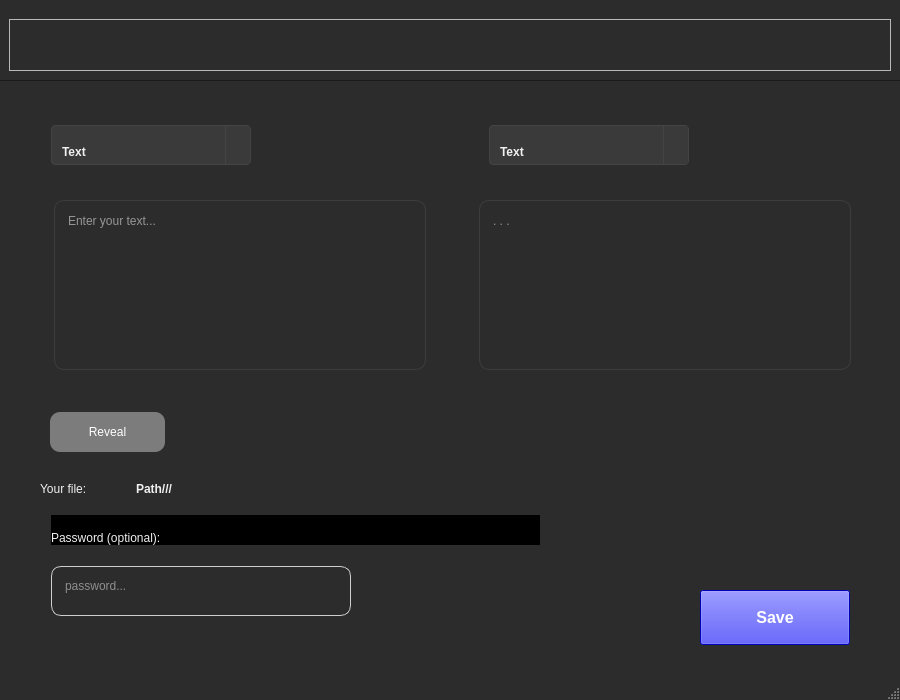
<?xml version="1.0" encoding="UTF-8"?>
<ui version="4.0">
 <class>MainWindow</class>
 <widget class="QMainWindow" name="MainWindow">
  <property name="geometry">
   <rect>
    <x>0</x>
    <y>0</y>
    <width>900</width>
    <height>700</height>
   </rect>
  </property>
  <property name="windowTitle">
   <string>Whisper</string>
  </property>
  <property name="windowIcon">
   <iconset>
    <normaloff>../StartWindow/imgs/smallW (2).png</normaloff>../StartWindow/imgs/smallW (2).png</iconset>
  </property>
  <property name="styleSheet">
   <string notr="true">QMainWindow {
	background-color: #2c2c2c; 
}

QComboBox {
    background-color: #3a3a3a;
    color: #f0f0f0;
    border: 1px solid #444444;
    border-radius: 4px;
	padding-top: 13px; 
	padding-left: 10px;
}

QComboBox:hover {
    background-color: #444444;
}

QComboBox::drop-down {
    background-color: #3a3a3a;
    border-left: 1px solid #444444;
    width: 24px;
}

QComboBox::down-arrow {
    image: url(:/icons/down-arrow.svg);  /* make sure the image exists in resources */
    width: 12px;
    height: 12px;
}
</string>
  </property>
  <widget class="QWidget" name="centralwidget">
   <widget class="QFrame" name="logoBigFrame">
    <property name="geometry">
     <rect>
      <x>0</x>
      <y>10</y>
      <width>900</width>
      <height>71</height>
     </rect>
    </property>
    <property name="styleSheet">
     <string notr="true">#logoBigFrame {
    border: none;
    border-bottom: 1px solid #1a1a1a; /* Change color &amp; thickness as needed */
}
</string>
    </property>
    <property name="frameShape">
     <enum>QFrame::StyledPanel</enum>
    </property>
    <property name="frameShadow">
     <enum>QFrame::Raised</enum>
    </property>
    <layout class="QHBoxLayout" name="horizontalLayout">
     <item>
      <widget class="QFrame" name="logoSmallFrame">
       <property name="frameShape">
        <enum>QFrame::StyledPanel</enum>
       </property>
       <property name="frameShadow">
        <enum>QFrame::Raised</enum>
       </property>
       <widget class="QLabel" name="whisperLogo">
        <property name="geometry">
         <rect>
          <x>30</x>
          <y>10</y>
          <width>130</width>
          <height>41</height>
         </rect>
        </property>
        <property name="text">
         <string/>
        </property>
        <property name="pixmap">
         <pixmap>../HideMessage/imgs/WhisperLogo.png</pixmap>
        </property>
        <property name="scaledContents">
         <bool>true</bool>
        </property>
        <property name="alignment">
         <set>Qt::AlignCenter</set>
        </property>
        <property name="wordWrap">
         <bool>false</bool>
        </property>
       </widget>
      </widget>
     </item>
    </layout>
   </widget>
   <widget class="QWidget" name="passwordWidget" native="true">
    <property name="geometry">
     <rect>
      <x>40</x>
      <y>515</y>
      <width>500</width>
      <height>153</height>
     </rect>
    </property>
    <property name="minimumSize">
     <size>
      <width>500</width>
      <height>0</height>
     </size>
    </property>
    <property name="maximumSize">
     <size>
      <width>500</width>
      <height>16777215</height>
     </size>
    </property>
    <layout class="QVBoxLayout" name="verticalLayout_3">
     <property name="spacing">
      <number>0</number>
     </property>
     <property name="leftMargin">
      <number>11</number>
     </property>
     <item>
      <widget class="QLabel" name="passwordLabel">
       <property name="minimumSize">
        <size>
         <width>59</width>
         <height>30</height>
        </size>
       </property>
       <property name="maximumSize">
        <size>
         <width>16777215</width>
         <height>30</height>
        </size>
       </property>
       <property name="font">
        <font>
         <family>Segoe UI</family>
         <pointsize>9</pointsize>
        </font>
       </property>
       <property name="styleSheet">
        <string notr="true">#passwordLabel {
	color: #f0f0f0;  
	background-color: black;
}</string>
       </property>
       <property name="text">
        <string>Password (optional):</string>
       </property>
       <property name="alignment">
        <set>Qt::AlignBottom|Qt::AlignLeading|Qt::AlignLeft</set>
       </property>
       <property name="margin">
        <number>4</number>
       </property>
      </widget>
     </item>
     <item>
      <widget class="QWidget" name="passwordAndButtonsWidget" native="true">
       <property name="maximumSize">
        <size>
         <width>805</width>
         <height>16777215</height>
        </size>
       </property>
       <property name="styleSheet">
        <string notr="true">#passwordAndButtonsWidget {
	qproperty-alignment: 'AlignLeft';
}</string>
       </property>
       <layout class="QHBoxLayout" name="horizontalLayout_3">
        <property name="spacing">
         <number>128</number>
        </property>
        <property name="leftMargin">
         <number>0</number>
        </property>
        <property name="topMargin">
         <number>0</number>
        </property>
        <property name="rightMargin">
         <number>0</number>
        </property>
        <property name="bottomMargin">
         <number>30</number>
        </property>
        <item>
         <widget class="QWidget" name="suggestedWidget" native="true">
          <property name="maximumSize">
           <size>
            <width>512</width>
            <height>16777215</height>
           </size>
          </property>
          <layout class="QHBoxLayout" name="horizontalLayout_7">
           <property name="leftMargin">
            <number>0</number>
           </property>
           <property name="rightMargin">
            <number>200</number>
           </property>
           <item>
            <widget class="QWidget" name="passwordInputWidget" native="true">
             <property name="minimumSize">
              <size>
               <width>300</width>
               <height>50</height>
              </size>
             </property>
             <property name="maximumSize">
              <size>
               <width>300</width>
               <height>50</height>
              </size>
             </property>
             <property name="styleSheet">
              <string notr="true">#passwordInputWidget {
	border: 1px solid #cecece;
	border-radius: 10px;
}</string>
             </property>
             <layout class="QHBoxLayout" name="horizontalLayout_5">
              <item>
               <widget class="QPlainTextEdit" name="passwordPlainTextEdit">
                <property name="minimumSize">
                 <size>
                  <width>280</width>
                  <height>0</height>
                 </size>
                </property>
                <property name="maximumSize">
                 <size>
                  <width>280</width>
                  <height>16777215</height>
                 </size>
                </property>
                <property name="font">
                 <font>
                  <family>Segoe UI</family>
                  <pointsize>9</pointsize>
                 </font>
                </property>
                <property name="styleSheet">
                 <string notr="true">#passwordPlainTextEdit {
	background-color: #2c2c2c;
	color: #f0f0f0;
	border: none;
}</string>
                </property>
                <property name="verticalScrollBarPolicy">
                 <enum>Qt::ScrollBarAlwaysOff</enum>
                </property>
                <property name="horizontalScrollBarPolicy">
                 <enum>Qt::ScrollBarAsNeeded</enum>
                </property>
                <property name="placeholderText">
                 <string>password...</string>
                </property>
               </widget>
              </item>
             </layout>
            </widget>
           </item>
          </layout>
         </widget>
        </item>
       </layout>
      </widget>
     </item>
    </layout>
   </widget>
   <widget class="QWidget" name="convertFrame" native="true">
    <property name="geometry">
     <rect>
      <x>40</x>
      <y>120</y>
      <width>831</width>
      <height>291</height>
     </rect>
    </property>
    <widget class="QWidget" name="comboBoxeswidget" native="true">
     <property name="geometry">
      <rect>
       <x>0</x>
       <y>0</y>
       <width>671</width>
       <height>61</height>
      </rect>
     </property>
     <property name="minimumSize">
      <size>
       <width>671</width>
       <height>61</height>
      </size>
     </property>
     <property name="maximumSize">
      <size>
       <width>671</width>
       <height>61</height>
      </size>
     </property>
     <widget class="QComboBox" name="fromComboBox">
      <property name="geometry">
       <rect>
        <x>11</x>
        <y>5</y>
        <width>200</width>
        <height>40</height>
       </rect>
      </property>
      <property name="minimumSize">
       <size>
        <width>200</width>
        <height>40</height>
       </size>
      </property>
      <property name="maximumSize">
       <size>
        <width>200</width>
        <height>40</height>
       </size>
      </property>
      <property name="font">
       <font>
        <family>Segoe UI</family>
        <pointsize>9</pointsize>
        <weight>75</weight>
        <bold>true</bold>
       </font>
      </property>
      <item>
       <property name="text">
        <string>Text</string>
       </property>
      </item>
      <item>
       <property name="text">
        <string>Image</string>
       </property>
      </item>
      <item>
       <property name="text">
        <string>Audio</string>
       </property>
      </item>
     </widget>
     <widget class="QComboBox" name="toComboBox">
      <property name="geometry">
       <rect>
        <x>449</x>
        <y>5</y>
        <width>200</width>
        <height>40</height>
       </rect>
      </property>
      <property name="minimumSize">
       <size>
        <width>200</width>
        <height>40</height>
       </size>
      </property>
      <property name="maximumSize">
       <size>
        <width>200</width>
        <height>40</height>
       </size>
      </property>
      <property name="font">
       <font>
        <family>Segoe UI</family>
        <pointsize>9</pointsize>
        <weight>75</weight>
        <bold>true</bold>
       </font>
      </property>
      <item>
       <property name="text">
        <string>Text</string>
       </property>
      </item>
      <item>
       <property name="text">
        <string>Image</string>
       </property>
      </item>
     </widget>
    </widget>
    <widget class="QWidget" name="convertionWidget" native="true">
     <property name="geometry">
      <rect>
       <x>0</x>
       <y>60</y>
       <width>831</width>
       <height>221</height>
      </rect>
     </property>
     <layout class="QHBoxLayout" name="horizontalLayout_4">
      <property name="spacing">
       <number>13</number>
      </property>
      <property name="leftMargin">
       <number>14</number>
      </property>
      <item>
       <widget class="QStackedWidget" name="fromStackedWidget">
        <property name="currentIndex">
         <number>0</number>
        </property>
        <widget class="QWidget" name="fromTextWidget">
         <widget class="QWidget" name="fromWidget_textTotext" native="true">
          <property name="geometry">
           <rect>
            <x>0</x>
            <y>20</y>
            <width>372</width>
            <height>170</height>
           </rect>
          </property>
          <property name="minimumSize">
           <size>
            <width>372</width>
            <height>170</height>
           </size>
          </property>
          <property name="maximumSize">
           <size>
            <width>372</width>
            <height>170</height>
           </size>
          </property>
          <property name="styleSheet">
           <string notr="true">QWidget {
	border: 1px solid #3d3d3d;
	border-radius: 10px;
}</string>
          </property>
          <widget class="QPlainTextEdit" name="fromPlainTextEdit">
           <property name="geometry">
            <rect>
             <x>10</x>
             <y>10</y>
             <width>353</width>
             <height>151</height>
            </rect>
           </property>
           <property name="minimumSize">
            <size>
             <width>353</width>
             <height>151</height>
            </size>
           </property>
           <property name="maximumSize">
            <size>
             <width>353</width>
             <height>171</height>
            </size>
           </property>
           <property name="font">
            <font>
             <family>Segoe UI</family>
             <pointsize>9</pointsize>
            </font>
           </property>
           <property name="styleSheet">
            <string notr="true">QPlainTextEdit {
	border: none;
	background-color: #2c2c2c;
	color: white;
	border-radius: 10px;
}</string>
           </property>
           <property name="placeholderText">
            <string>Enter your text...</string>
           </property>
          </widget>
         </widget>
        </widget>
        <widget class="QWidget" name="fromImgWidget">
         <widget class="QWidget" name="toWidget_fromImg" native="true">
          <property name="geometry">
           <rect>
            <x>0</x>
            <y>20</y>
            <width>372</width>
            <height>170</height>
           </rect>
          </property>
          <property name="sizePolicy">
           <sizepolicy hsizetype="Ignored" vsizetype="Preferred">
            <horstretch>0</horstretch>
            <verstretch>0</verstretch>
           </sizepolicy>
          </property>
          <property name="minimumSize">
           <size>
            <width>372</width>
            <height>170</height>
           </size>
          </property>
          <property name="maximumSize">
           <size>
            <width>372</width>
            <height>170</height>
           </size>
          </property>
          <property name="cursor">
           <cursorShape>PointingHandCursor</cursorShape>
          </property>
          <property name="autoFillBackground">
           <bool>false</bool>
          </property>
          <property name="styleSheet">
           <string notr="true">QWidget {
	border: 1px solid #3d3d3d;
	border-radius: 10px;
}</string>
          </property>
          <layout class="QVBoxLayout" name="verticalLayout_5">
           <property name="spacing">
            <number>20</number>
           </property>
           <property name="leftMargin">
            <number>80</number>
           </property>
           <property name="rightMargin">
            <number>80</number>
           </property>
           <item>
            <widget class="QWidget" name="widget_4" native="true">
             <property name="maximumSize">
              <size>
               <width>16777215</width>
               <height>88</height>
              </size>
             </property>
             <property name="styleSheet">
              <string notr="true">QWidget {
	border: none;
}

QLabel {
	border: none;
}</string>
             </property>
             <layout class="QVBoxLayout" name="verticalLayout_6">
              <property name="topMargin">
               <number>0</number>
              </property>
              <property name="rightMargin">
               <number>47</number>
              </property>
              <item>
               <widget class="QLabel" name="label_4">
                <property name="minimumSize">
                 <size>
                  <width>0</width>
                  <height>88</height>
                 </size>
                </property>
                <property name="maximumSize">
                 <size>
                  <width>120</width>
                  <height>90</height>
                 </size>
                </property>
                <property name="layoutDirection">
                 <enum>Qt::RightToLeft</enum>
                </property>
                <property name="text">
                 <string/>
                </property>
                <property name="pixmap">
                 <pixmap>../HideMessage/icons/cloud-arrow-up-svgrepo-com.svg</pixmap>
                </property>
                <property name="scaledContents">
                 <bool>true</bool>
                </property>
                <property name="wordWrap">
                 <bool>false</bool>
                </property>
                <property name="margin">
                 <number>1</number>
                </property>
               </widget>
              </item>
             </layout>
            </widget>
           </item>
           <item>
            <widget class="QWidget" name="widget_5" native="true">
             <property name="maximumSize">
              <size>
               <width>16777215</width>
               <height>88</height>
              </size>
             </property>
             <property name="styleSheet">
              <string notr="true">QWidget {
	border: none;
}

QLabel {
	border: none;
}</string>
             </property>
             <layout class="QVBoxLayout" name="verticalLayout_7">
              <property name="leftMargin">
               <number>55</number>
              </property>
              <property name="topMargin">
               <number>0</number>
              </property>
              <item>
               <widget class="QPushButton" name="fromBrowseButton_img">
                <property name="minimumSize">
                 <size>
                  <width>100</width>
                  <height>35</height>
                 </size>
                </property>
                <property name="maximumSize">
                 <size>
                  <width>100</width>
                  <height>35</height>
                 </size>
                </property>
                <property name="font">
                 <font>
                  <family>Segoe UI</family>
                 </font>
                </property>
                <property name="styleSheet">
                 <string notr="true">QPushButton {
	background-color: #7c7c7c;
	color: white;
}</string>
                </property>
                <property name="text">
                 <string>Browse</string>
                </property>
               </widget>
              </item>
             </layout>
            </widget>
           </item>
          </layout>
         </widget>
        </widget>
        <widget class="QWidget" name="fromAudioWidget">
         <widget class="QWidget" name="fromWidget_audioTotext" native="true">
          <property name="geometry">
           <rect>
            <x>0</x>
            <y>20</y>
            <width>372</width>
            <height>170</height>
           </rect>
          </property>
          <property name="sizePolicy">
           <sizepolicy hsizetype="Ignored" vsizetype="Preferred">
            <horstretch>0</horstretch>
            <verstretch>0</verstretch>
           </sizepolicy>
          </property>
          <property name="minimumSize">
           <size>
            <width>372</width>
            <height>170</height>
           </size>
          </property>
          <property name="maximumSize">
           <size>
            <width>372</width>
            <height>170</height>
           </size>
          </property>
          <property name="cursor">
           <cursorShape>PointingHandCursor</cursorShape>
          </property>
          <property name="autoFillBackground">
           <bool>false</bool>
          </property>
          <property name="styleSheet">
           <string notr="true">QWidget {
	border: 1px solid #3d3d3d;
	border-radius: 10px;
}</string>
          </property>
          <layout class="QVBoxLayout" name="verticalLayout_11">
           <property name="spacing">
            <number>20</number>
           </property>
           <property name="leftMargin">
            <number>80</number>
           </property>
           <property name="rightMargin">
            <number>80</number>
           </property>
           <item>
            <widget class="QWidget" name="widget_8" native="true">
             <property name="maximumSize">
              <size>
               <width>16777215</width>
               <height>88</height>
              </size>
             </property>
             <property name="styleSheet">
              <string notr="true">QWidget {
	border: none;
}

QLabel {
	border: none;
}</string>
             </property>
             <layout class="QVBoxLayout" name="verticalLayout_12">
              <property name="topMargin">
               <number>0</number>
              </property>
              <property name="rightMargin">
               <number>47</number>
              </property>
              <item>
               <widget class="QLabel" name="label_6">
                <property name="minimumSize">
                 <size>
                  <width>0</width>
                  <height>88</height>
                 </size>
                </property>
                <property name="maximumSize">
                 <size>
                  <width>120</width>
                  <height>90</height>
                 </size>
                </property>
                <property name="layoutDirection">
                 <enum>Qt::RightToLeft</enum>
                </property>
                <property name="text">
                 <string/>
                </property>
                <property name="pixmap">
                 <pixmap>../HideMessage/icons/audio-svgrepo-com.svg</pixmap>
                </property>
                <property name="scaledContents">
                 <bool>true</bool>
                </property>
                <property name="wordWrap">
                 <bool>false</bool>
                </property>
                <property name="margin">
                 <number>1</number>
                </property>
               </widget>
              </item>
             </layout>
            </widget>
           </item>
           <item>
            <widget class="QWidget" name="widget_9" native="true">
             <property name="maximumSize">
              <size>
               <width>16777215</width>
               <height>88</height>
              </size>
             </property>
             <property name="styleSheet">
              <string notr="true">QWidget {
	border: none;
}

QLabel {
	border: none;
}</string>
             </property>
             <layout class="QVBoxLayout" name="verticalLayout_13">
              <property name="leftMargin">
               <number>55</number>
              </property>
              <property name="topMargin">
               <number>0</number>
              </property>
              <item>
               <widget class="QPushButton" name="toBrowseButton_audio">
                <property name="minimumSize">
                 <size>
                  <width>100</width>
                  <height>35</height>
                 </size>
                </property>
                <property name="maximumSize">
                 <size>
                  <width>100</width>
                  <height>35</height>
                 </size>
                </property>
                <property name="font">
                 <font>
                  <family>Segoe UI</family>
                 </font>
                </property>
                <property name="styleSheet">
                 <string notr="true">QPushButton {
	background-color: #7c7c7c;
	color: white;
}</string>
                </property>
                <property name="text">
                 <string>Browse</string>
                </property>
               </widget>
              </item>
             </layout>
            </widget>
           </item>
          </layout>
         </widget>
        </widget>
       </widget>
      </item>
      <item>
       <widget class="QLabel" name="arrowRightLabel">
        <property name="maximumSize">
         <size>
          <width>35</width>
          <height>35</height>
         </size>
        </property>
        <property name="styleSheet">
         <string notr="true">QLabel {
	color; #ffffff;
}</string>
        </property>
        <property name="text">
         <string/>
        </property>
        <property name="pixmap">
         <pixmap>../HideMessage/icons/arrow-right-svgrepo-com.svg</pixmap>
        </property>
        <property name="scaledContents">
         <bool>true</bool>
        </property>
       </widget>
      </item>
      <item>
       <widget class="QStackedWidget" name="toStackedWidget">
        <property name="currentIndex">
         <number>0</number>
        </property>
        <widget class="QWidget" name="toTextWidget">
         <widget class="QWidget" name="toWidget_textTotext" native="true">
          <property name="geometry">
           <rect>
            <x>0</x>
            <y>20</y>
            <width>372</width>
            <height>170</height>
           </rect>
          </property>
          <property name="minimumSize">
           <size>
            <width>372</width>
            <height>170</height>
           </size>
          </property>
          <property name="maximumSize">
           <size>
            <width>372</width>
            <height>170</height>
           </size>
          </property>
          <property name="styleSheet">
           <string notr="true">QWidget {
	border: 1px solid #3d3d3d;
	border-radius: 10px;
}
</string>
          </property>
          <widget class="QPlainTextEdit" name="toPlainTextEdit">
           <property name="geometry">
            <rect>
             <x>10</x>
             <y>10</y>
             <width>353</width>
             <height>151</height>
            </rect>
           </property>
           <property name="minimumSize">
            <size>
             <width>353</width>
             <height>151</height>
            </size>
           </property>
           <property name="maximumSize">
            <size>
             <width>353</width>
             <height>171</height>
            </size>
           </property>
           <property name="font">
            <font>
             <family>Segoe UI</family>
             <pointsize>9</pointsize>
            </font>
           </property>
           <property name="styleSheet">
            <string notr="true">QPlainTextEdit {
	border: none;
	background-color: #2c2c2c;
	color: white;
	border-radius: 10px;
}</string>
           </property>
           <property name="placeholderText">
            <string>. . .</string>
           </property>
          </widget>
         </widget>
        </widget>
        <widget class="QWidget" name="toImgWidget">
         <widget class="QWidget" name="toWidget_Toimg" native="true">
          <property name="geometry">
           <rect>
            <x>0</x>
            <y>20</y>
            <width>372</width>
            <height>170</height>
           </rect>
          </property>
          <property name="sizePolicy">
           <sizepolicy hsizetype="Ignored" vsizetype="Preferred">
            <horstretch>0</horstretch>
            <verstretch>0</verstretch>
           </sizepolicy>
          </property>
          <property name="minimumSize">
           <size>
            <width>372</width>
            <height>170</height>
           </size>
          </property>
          <property name="maximumSize">
           <size>
            <width>372</width>
            <height>170</height>
           </size>
          </property>
          <property name="cursor">
           <cursorShape>PointingHandCursor</cursorShape>
          </property>
          <property name="autoFillBackground">
           <bool>false</bool>
          </property>
          <property name="styleSheet">
           <string notr="true">QWidget {
	border: 1px solid #3d3d3d;
	border-radius: 10px;
}</string>
          </property>
          <layout class="QVBoxLayout" name="verticalLayout_8">
           <property name="spacing">
            <number>20</number>
           </property>
           <property name="leftMargin">
            <number>80</number>
           </property>
           <property name="rightMargin">
            <number>80</number>
           </property>
           <item>
            <widget class="QWidget" name="widget_6" native="true">
             <property name="maximumSize">
              <size>
               <width>16777215</width>
               <height>88</height>
              </size>
             </property>
             <property name="styleSheet">
              <string notr="true">QWidget {
	border: none;
}

QLabel {
	border: none;
}</string>
             </property>
             <layout class="QVBoxLayout" name="verticalLayout_9">
              <property name="topMargin">
               <number>0</number>
              </property>
              <property name="rightMargin">
               <number>47</number>
              </property>
              <item>
               <widget class="QLabel" name="label_5">
                <property name="minimumSize">
                 <size>
                  <width>0</width>
                  <height>88</height>
                 </size>
                </property>
                <property name="maximumSize">
                 <size>
                  <width>120</width>
                  <height>90</height>
                 </size>
                </property>
                <property name="layoutDirection">
                 <enum>Qt::RightToLeft</enum>
                </property>
                <property name="text">
                 <string/>
                </property>
                <property name="pixmap">
                 <pixmap>../HideMessage/icons/cloud-arrow-up-svgrepo-com.svg</pixmap>
                </property>
                <property name="scaledContents">
                 <bool>true</bool>
                </property>
                <property name="wordWrap">
                 <bool>false</bool>
                </property>
                <property name="margin">
                 <number>1</number>
                </property>
               </widget>
              </item>
             </layout>
            </widget>
           </item>
           <item>
            <widget class="QWidget" name="widget_7" native="true">
             <property name="maximumSize">
              <size>
               <width>16777215</width>
               <height>88</height>
              </size>
             </property>
             <property name="styleSheet">
              <string notr="true">QWidget {
	border: none;
}

QLabel {
	border: none;
}</string>
             </property>
             <layout class="QVBoxLayout" name="verticalLayout_10">
              <property name="leftMargin">
               <number>55</number>
              </property>
              <property name="topMargin">
               <number>0</number>
              </property>
              <item>
               <widget class="QPushButton" name="toBrowseButton_img">
                <property name="minimumSize">
                 <size>
                  <width>100</width>
                  <height>35</height>
                 </size>
                </property>
                <property name="maximumSize">
                 <size>
                  <width>100</width>
                  <height>35</height>
                 </size>
                </property>
                <property name="font">
                 <font>
                  <family>Segoe UI</family>
                 </font>
                </property>
                <property name="styleSheet">
                 <string notr="true">QPushButton {
	background-color: #7c7c7c;
	color: white;
}</string>
                </property>
                <property name="text">
                 <string>Browse</string>
                </property>
               </widget>
              </item>
             </layout>
            </widget>
           </item>
          </layout>
         </widget>
        </widget>
       </widget>
      </item>
     </layout>
    </widget>
   </widget>
   <widget class="QWidget" name="filePathWidget" native="true">
    <property name="geometry">
     <rect>
      <x>40</x>
      <y>465</y>
      <width>831</width>
      <height>47</height>
     </rect>
    </property>
    <property name="minimumSize">
     <size>
      <width>831</width>
      <height>47</height>
     </size>
    </property>
    <property name="maximumSize">
     <size>
      <width>831</width>
      <height>47</height>
     </size>
    </property>
    <property name="styleSheet">
     <string notr="true">QWidget {
	color: #f0f0f0;

}</string>
    </property>
    <layout class="QHBoxLayout" name="horizontalLayout_6">
     <item>
      <widget class="QLabel" name="yourFileLabel">
       <property name="minimumSize">
        <size>
         <width>90</width>
         <height>25</height>
        </size>
       </property>
       <property name="maximumSize">
        <size>
         <width>90</width>
         <height>25</height>
        </size>
       </property>
       <property name="font">
        <font>
         <family>Segoe UI</family>
         <pointsize>9</pointsize>
        </font>
       </property>
       <property name="styleSheet">
        <string notr="true">QLabel {
	color: #f0f0f0;
}</string>
       </property>
       <property name="text">
        <string>Your file: </string>
       </property>
       <property name="alignment">
        <set>Qt::AlignLeading|Qt::AlignLeft|Qt::AlignVCenter</set>
       </property>
      </widget>
     </item>
     <item>
      <widget class="QLabel" name="pathLabel">
       <property name="minimumSize">
        <size>
         <width>0</width>
         <height>25</height>
        </size>
       </property>
       <property name="maximumSize">
        <size>
         <width>16777215</width>
         <height>25</height>
        </size>
       </property>
       <property name="font">
        <font>
         <family>Segoe UI</family>
         <pointsize>9</pointsize>
         <weight>75</weight>
         <bold>true</bold>
        </font>
       </property>
       <property name="styleSheet">
        <string notr="true">QLabel {
	color: #f0f0f0;
}</string>
       </property>
       <property name="text">
        <string>Path///</string>
       </property>
      </widget>
     </item>
    </layout>
   </widget>
   <widget class="QPushButton" name="pushButton">
    <property name="geometry">
     <rect>
      <x>50</x>
      <y>412</y>
      <width>115</width>
      <height>40</height>
     </rect>
    </property>
    <property name="font">
     <font>
      <family>Segoe UI</family>
     </font>
    </property>
    <property name="styleSheet">
     <string notr="true">QPushButton {
	background-color: #7c7c7c;
	color: #ffffff;
	border-radius: 10px;
}</string>
    </property>
    <property name="text">
     <string>Reveal</string>
    </property>
   </widget>
   <widget class="QPushButton" name="saveButton">
    <property name="geometry">
     <rect>
      <x>700</x>
      <y>590</y>
      <width>150</width>
      <height>55</height>
     </rect>
    </property>
    <property name="minimumSize">
     <size>
      <width>0</width>
      <height>55</height>
     </size>
    </property>
    <property name="maximumSize">
     <size>
      <width>150</width>
      <height>16777215</height>
     </size>
    </property>
    <property name="font">
     <font>
      <family>Segoe UI</family>
      <pointsize>12</pointsize>
      <weight>75</weight>
      <bold>true</bold>
     </font>
    </property>
    <property name="layoutDirection">
     <enum>Qt::LeftToRight</enum>
    </property>
    <property name="styleSheet">
     <string notr="true">#saveButton {
	background-color: blue;
	color: white;
}</string>
    </property>
    <property name="text">
     <string>Save</string>
    </property>
   </widget>
  </widget>
  <widget class="QMenuBar" name="menubar">
   <property name="geometry">
    <rect>
     <x>0</x>
     <y>0</y>
     <width>900</width>
     <height>26</height>
    </rect>
   </property>
  </widget>
  <widget class="QStatusBar" name="statusbar"/>
 </widget>
 <resources/>
 <connections/>
</ui>
